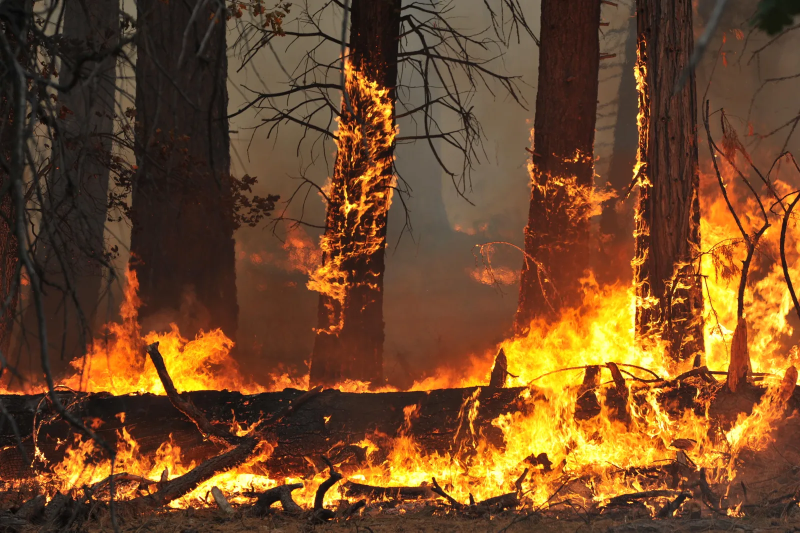
#> input picture input.webp, 1600 x 1065 px (shown at 1/2 size); its folder holds only this picture in this run
$ python -i fire_detection.py   (imports and definitions only)
#> lines starting #> are read from the running program, lines starting #| are printed output that depends on the picture; after the words box and inside, x2 and y2 are one past the last pixel; in counts of white or black regions, pixels touching at a corner belong together
#> further down, picture is the input picture: shape (1065, 1600, 3); mean B, G, R 39.4, 73.5, 112.2
import cv2
import numpy as np
import pygame
import threading
import smtplib
import time
import datetime
from email.mime.text import MIMEText

# ================== EMAIL SETTINGS ==================
sender_email = "ayesha.h33n4@gmail.com"
sender_password = "lwfi wwcs obfi fbyl"
receiver_email = "heena.begum.1781@gmail.com"

# ================== INIT ==================
# [2 lines not run here, left out]
alarm_sound = "audio.mp3"

EMAIL_COOLDOWN = 180
last_email_time = 0

FIRE_PIXEL_THRESHOLD = 3000   # lowered for working
FIRE_CONFIRM_FRAMES = 10
NO_FIRE_RESET_FRAMES = 20

fire_frame_count = 0
no_fire_frame_count = 0

# ------------------ LOCATION ------------------
def get_location():
    return "🚨 Fire Location", "https://maps.app.goo.gl/94J8VKF3hzUV2KZF6"

# ------------------ ALARM ------------------
def play_alarm():
    pygame.mixer.music.load(alarm_sound)
    pygame.mixer.music.play()

# ------------------ EMAIL ------------------
def send_email_alert(location, maps_link):
    global last_email_time

    if time.time() - last_email_time < EMAIL_COOLDOWN:
        return

    time_now = datetime.datetime.now().strftime("%Y-%m-%d %H:%M:%S")

    msg = MIMEText(f"""
🔥 Fire Detected!

Time: {time_now}
Location: {location}

📍 {maps_link}
""")

    msg["Subject"] = "🔥 Fire Alert"
    msg["From"] = sender_email
    msg["To"] = receiver_email

    try:
        server = smtplib.SMTP("smtp.gmail.com", 587)
        server.starttls()
        server.login(sender_email, sender_password)
        server.send_message(msg)
        server.quit()

        print("✅ Email Sent")
        last_email_time = time.time()

    except Exception as e:
        print("❌ Email Error:", e)

# ------------------ DETECTION ------------------
def detect_fire(frame):
    hsv = cv2.cvtColor(frame, cv2.COLOR_BGR2HSV)
#> hsv: shape (1065, 1600, 3); mean H, S, V 13, 143.3, 112.2

    # 🔥 Fire color (tight range)
    lower_fire = np.array([5, 150, 150], dtype=np.uint8)
    upper_fire = np.array([25, 255, 255], dtype=np.uint8)
    fire_mask = cv2.inRange(hsv, lower_fire, upper_fire)
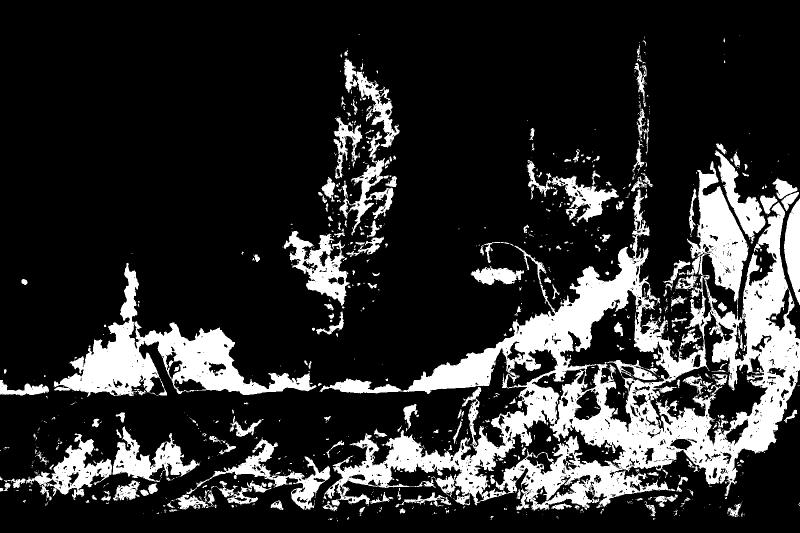
#> fire_mask: shape (1065, 1600) (shown at 1/2 size); 18.4% white; 1093 white regions (834 under 20 px), largest, box (x1, y1, x2, y2) and area: (639, 322, 1600, 1022) 179984, (107, 526, 633, 794) 36395, (351, 878, 661, 1020) 8190

    # 🚫 Skin removal (important)
    lower_skin = np.array([0, 30, 60], dtype=np.uint8)
    upper_skin = np.array([20, 150, 255], dtype=np.uint8)
    skin_mask = cv2.inRange(hsv, lower_skin, upper_skin)
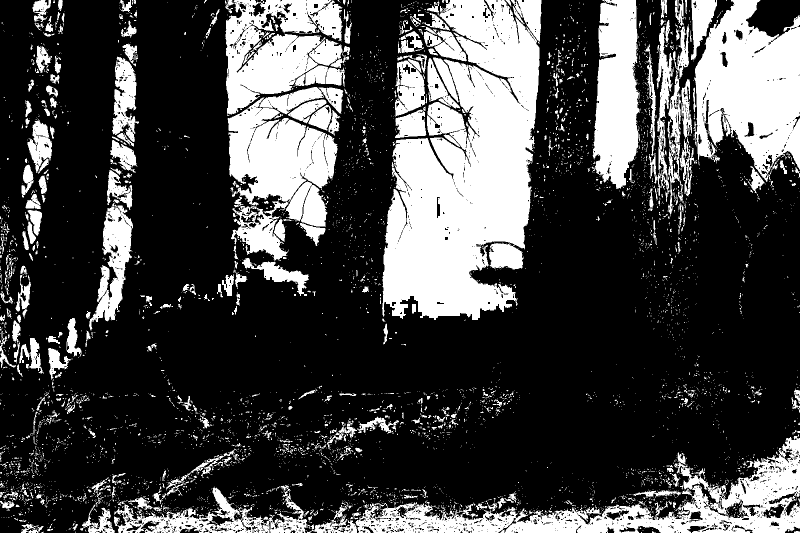
#> skin_mask: shape (1065, 1600) (shown at 1/2 size); 27.8% white; 5140 white regions (4658 under 20 px), largest, box (x1, y1, x2, y2) and area: (764, 0, 1079, 640) 129097, (1387, 0, 1600, 364) 51243, (711, 872, 1600, 1065) 45677

    fire_mask = cv2.subtract(fire_mask, skin_mask)
#> fire_mask: shape (1065, 1600); 18.4% white; 1110 white regions (853 under 20 px), largest, box (x1, y1, x2, y2) and area: (639, 322, 1600, 1021) 179911, (107, 526, 633, 794) 36370, (351, 878, 661, 1020) 8190

    # 🧹 Clean noise
    kernel = np.ones((5, 5), np.uint8)
    fire_mask = cv2.morphologyEx(fire_mask, cv2.MORPH_OPEN, kernel)
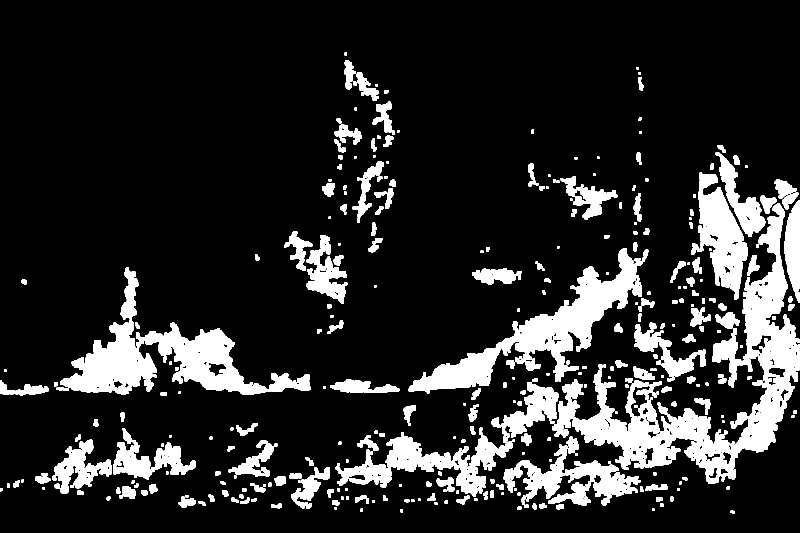
#> fire_mask: shape (1065, 1600) (shown at 1/2 size); 15.4% white; 341 white regions, largest, box (x1, y1, x2, y2) and area: (1105, 407, 1600, 968) 60797, (817, 496, 1297, 787) 31571, (272, 645, 622, 790) 17342
    fire_mask = cv2.dilate(fire_mask, kernel, iterations=2)
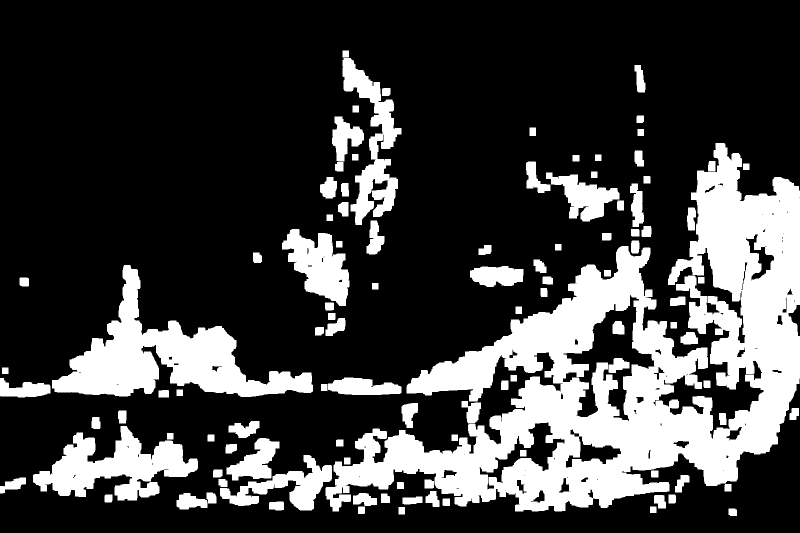
#> fire_mask: shape (1065, 1600) (shown at 1/2 size); 25% white; 106 white regions, largest, box (x1, y1, x2, y2) and area: (651, 286, 1600, 1023) 257324, (104, 530, 626, 794) 47002, (66, 852, 396, 1001) 23362

    fire_pixels = cv2.countNonZero(fire_mask)
#> fire_pixels = 425955
    total_pixels = frame.shape[0] * frame.shape[1]
#> total_pixels = 1704000
    fire_percentage = (fire_pixels / total_pixels) * 100
#> fire_percentage = 25

    output = cv2.bitwise_and(frame, frame, mask=fire_mask)
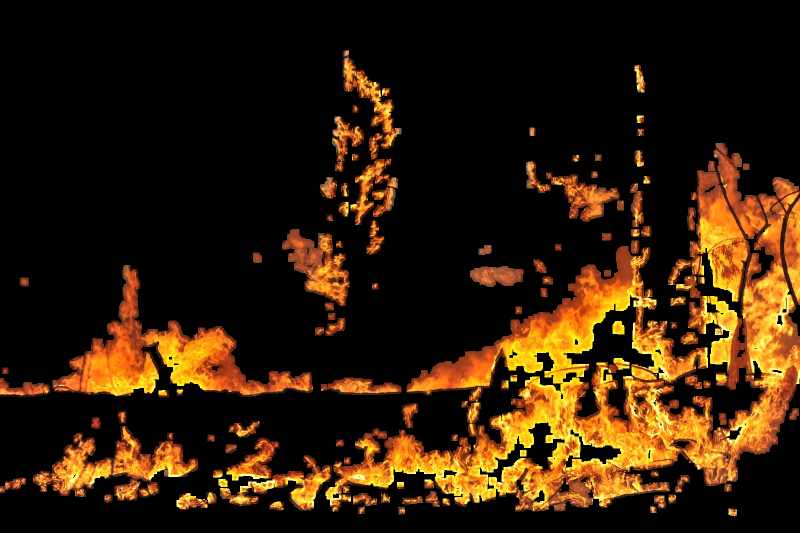
#> output: shape (1065, 1600, 3) (shown at 1/2 size); mean B, G, R 8.9, 29.9, 50

    return output, fire_pixels, fire_percentage

# ================== MAIN ==================
# [5 lines not run here, left out]

fire_detected = False

# [43 lines not run here, left out]

>>> import cv2
>>> picture = cv2.imread('input.webp')
>>> result = detect_fire(picture)
